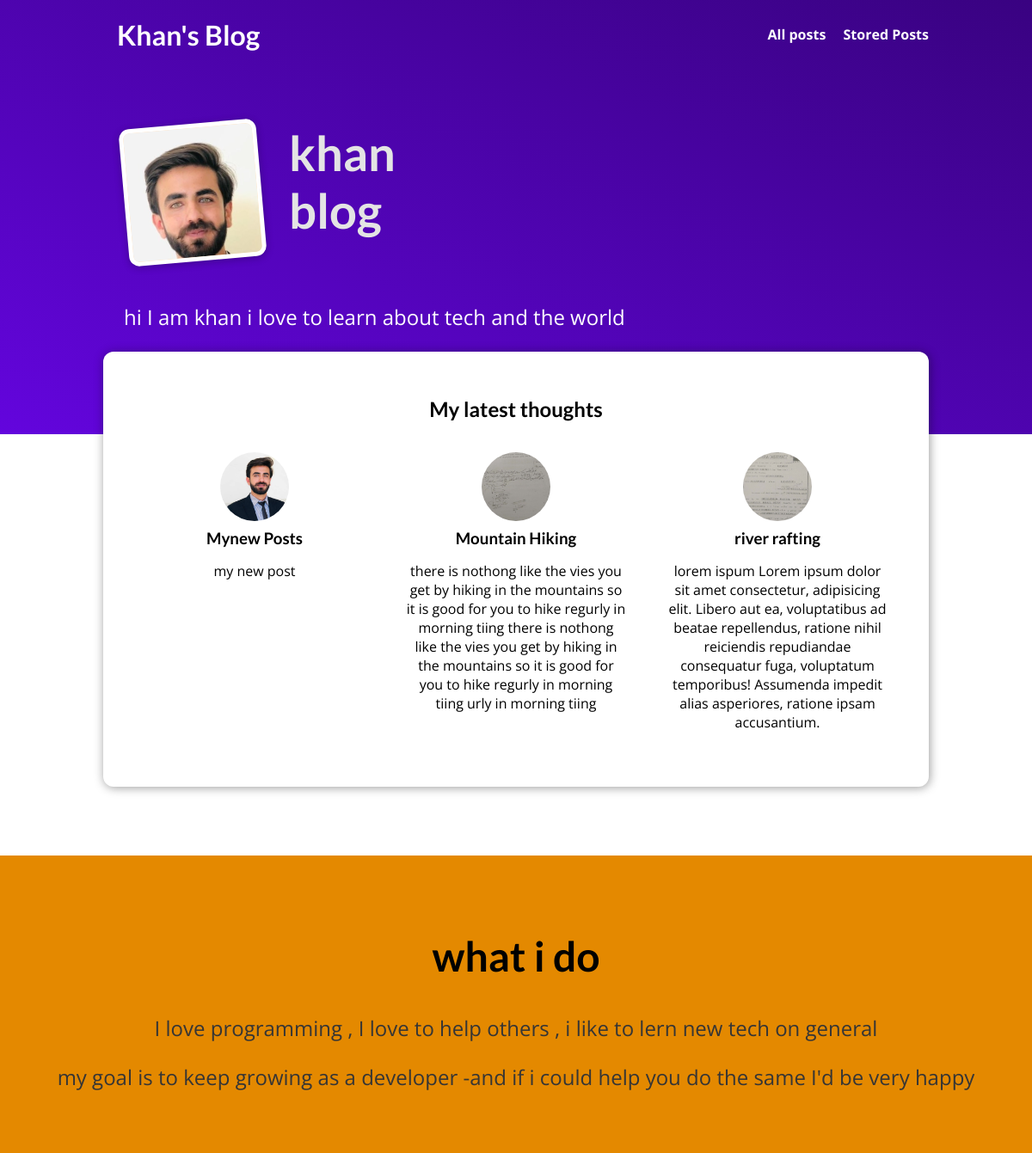
Screenshot of /blog/ with the database file from the repository.
### blog/models.py (models this page shows)
class Post(models.Model):
    title=models.CharField(max_length=100)
    excerpt=models.CharField(max_length=200)
    image= models.ImageField(upload_to ="posts", null= True)
    date=models.DateField(auto_now=True)
    slug= models.SlugField(unique=True,db_index=True)
    content=models.TextField(validators=[MinLengthValidator(10)])
    author= models.ForeignKey(Author, on_delete=models.SET_NULL, null=True, related_name='posts')
    tag=models.ManyToManyField(Tag)

### blog/views.py (the view)
# urls.py: path("",views.StartPageView.as_view(),name= "start-page"),
class StartPageView(ListView):
    template_name= "blog/index.html"
    model= Post
    ordering= ["-date"]
    context_object_name= "posts"
    def get_queryset(self):
        queryset= super().get_queryset()
        data = queryset[:3]
        return data

### blog/templates/blog/index.html (shortened to what this page needs)
{% extends 'base.html' %}
{%  load static %}
 {%block css_files%}
  <link rel= "stylesheet" href="{% static "blog/index.css" %}"/>
  <link rel ="stylesheet" href="{%static "blog/post.css"%}"/>
 {%endblock%}
  {%block content%}
   <section id = 'welcome'>
    <header>
        <img src="{% static "blog/images/my-passport-photo.jpg"%}" alt="khan the author of this blog " />
        <h2> khan blog </h2>
    </header>
    <p> hi I am khan i love to learn about tech and the world </p>
   </section>
   <section id = "latest-posts" >
    <h2>My latest thoughts </h2>
    <ul>
        {%for post in posts%}
           {%include "blog/includes/post.html"%}
        {%endfor%}
    </ul>
   </section>
   <section id="about">
    <h2>what i do </h2>
    <p>
        I love programming   , I love to help others , i like to lern new tech on general
    </p>
    <p> my goal is to keep growing as a developer -and if i could help you do the same
        I'd be very happy
    </p>
   </section>
  {%endblock%}

### blog/templates/blog/includes/post.html (shortened to what this page needs)
<li>
    <article class="post">
        <a href="{%url "posts-detail" post.slug%}">
            <img src="{{post.image.url}}" alt={{post.title}} >
        <div class="post__content">
            <h3>{{post.title}}</h3>
            <p> {{post.content}}
            </p>
        </div>
    </a>
    </article>
</li>

### my_site/static/app.css (style rules this page uses)
* { box-sizing: border-box; }
html { font-family: 'Open Sans', 'Lato', sans-serif; }
body { margin: 0; }
h1, h2, h3 { font-family: 'Lato', sans-serif; font-weight: bold; }

### blog/static/blog/index.css (style rules this page uses)
#welcome { background: linear-gradient(to right top, #6305dd, #390281); padding: 6rem 12%; }
#welcome header { display: flex; align-items: flex-start; margin: 3rem auto; }
#welcome img { width: 10rem; height: 10rem; object-fit: cover; object-position: top; border: 5px solid white; border-radius: 12px; background-color: #ffe1bf; transform: rotateZ(-5deg); box-shadow: 0 2px 8px rgba(0, 0, 0, 0.25); }
#welcome h2 { font-size: 3.5rem; margin: 0 0 0 2rem; color: #e4e4e4; width: 10rem; }
#welcome p { color: white; font-size: 1.5rem; }
#latest-posts { background-color: white; padding: 2rem; border-radius: 12px; width: 60rem; margin: -6rem auto 2rem auto; box-shadow: 1px 1px 12px rgba(0, 0, 0, 0.4); }
#latest-posts h2 { text-align: center; }
#latest-posts ul { list-style: none; margin: 0; padding: 0; display: flex; gap: 1rem; }
#latest-posts li { flex: 1; }
#about { text-align: center; padding: 3rem; background-color: #e48900; margin-top: 5rem; }
#about h2 { font-size: 3rem; }
#about p { font-size: 1.5rem; color: #353535; }

### blog/static/blog/post.css (style rules this page uses)
.post { display: flex; flex-direction: column; align-items: center; text-align: center; }
.post a { text-decoration: none; color: black; transition: all 0.2s ease; padding: 1rem; }
.post img { width: 5rem; height: 5rem; object-fit: cover; border-radius: 50%; }
.post h3 { margin: 0.25rem 0; }

### rows the page displays
Post: image (picture), title "Mynew Posts", content "my new post"
Post: image (picture), title "Mountain Hiking", content "there is nothong like the vies you get by hiking in the mountains so it is good for you to hike regurly in morning tiing there is nothong like the vies you get by hiking in the mountains so it is good for you to hike regurly in morning tiing urly in morning tiing"
Post: image (picture), title "river rafting", content "lorem ispum Lorem ipsum dolor sit amet consectetur, adipisicing elit. Libero aut ea, voluptatibus ad beatae repellendus, ratione nihil reiciendis repudiandae consequatur fuga, voluptatum temporibus! Assumenda impedit alias asperiores, ratione ipsam accusantium."
